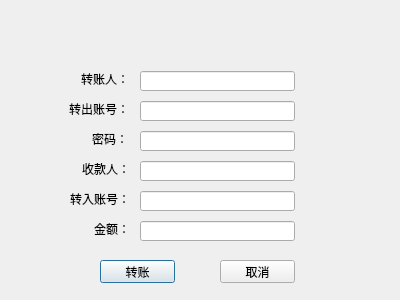
<?xml version="1.0" encoding="UTF-8"?>
<ui version="4.0">
 <class>Transfer</class>
 <widget class="QDialog" name="Transfer">
  <property name="geometry">
   <rect>
    <x>0</x>
    <y>0</y>
    <width>400</width>
    <height>300</height>
   </rect>
  </property>
  <property name="windowTitle">
   <string>Dialog</string>
  </property>
  <widget class="QLabel" name="label">
   <property name="geometry">
    <rect>
     <x>81</x>
     <y>71</y>
     <width>48</width>
     <height>16</height>
    </rect>
   </property>
   <property name="text">
    <string>转账人：</string>
   </property>
  </widget>
  <widget class="QLabel" name="label_2">
   <property name="geometry">
    <rect>
     <x>69</x>
     <y>101</y>
     <width>60</width>
     <height>16</height>
    </rect>
   </property>
   <property name="text">
    <string>转出账号：</string>
   </property>
  </widget>
  <widget class="QLabel" name="label_3">
   <property name="geometry">
    <rect>
     <x>82</x>
     <y>161</y>
     <width>48</width>
     <height>16</height>
    </rect>
   </property>
   <property name="text">
    <string>收款人：</string>
   </property>
  </widget>
  <widget class="QLabel" name="label_4">
   <property name="geometry">
    <rect>
     <x>70</x>
     <y>191</y>
     <width>60</width>
     <height>16</height>
    </rect>
   </property>
   <property name="text">
    <string>转入账号：</string>
   </property>
  </widget>
  <widget class="QLabel" name="label_5">
   <property name="geometry">
    <rect>
     <x>94</x>
     <y>221</y>
     <width>36</width>
     <height>16</height>
    </rect>
   </property>
   <property name="text">
    <string>金额：</string>
   </property>
  </widget>
  <widget class="QLineEdit" name="sname">
   <property name="geometry">
    <rect>
     <x>140</x>
     <y>71</y>
     <width>155</width>
     <height>20</height>
    </rect>
   </property>
  </widget>
  <widget class="QLineEdit" name="sno">
   <property name="geometry">
    <rect>
     <x>140</x>
     <y>101</y>
     <width>155</width>
     <height>20</height>
    </rect>
   </property>
  </widget>
  <widget class="QLineEdit" name="money">
   <property name="geometry">
    <rect>
     <x>140</x>
     <y>221</y>
     <width>155</width>
     <height>20</height>
    </rect>
   </property>
  </widget>
  <widget class="QLineEdit" name="rno">
   <property name="geometry">
    <rect>
     <x>140</x>
     <y>191</y>
     <width>155</width>
     <height>20</height>
    </rect>
   </property>
  </widget>
  <widget class="QLineEdit" name="rname">
   <property name="geometry">
    <rect>
     <x>140</x>
     <y>161</y>
     <width>155</width>
     <height>20</height>
    </rect>
   </property>
  </widget>
  <widget class="QPushButton" name="transfer">
   <property name="geometry">
    <rect>
     <x>100</x>
     <y>260</y>
     <width>75</width>
     <height>23</height>
    </rect>
   </property>
   <property name="text">
    <string>转账</string>
   </property>
  </widget>
  <widget class="QPushButton" name="cancel">
   <property name="geometry">
    <rect>
     <x>220</x>
     <y>260</y>
     <width>75</width>
     <height>23</height>
    </rect>
   </property>
   <property name="text">
    <string>取消</string>
   </property>
  </widget>
  <widget class="QLabel" name="label_6">
   <property name="geometry">
    <rect>
     <x>92</x>
     <y>131</y>
     <width>36</width>
     <height>16</height>
    </rect>
   </property>
   <property name="text">
    <string>密码：</string>
   </property>
  </widget>
  <widget class="QLineEdit" name="spasswd">
   <property name="geometry">
    <rect>
     <x>140</x>
     <y>131</y>
     <width>155</width>
     <height>20</height>
    </rect>
   </property>
  </widget>
 </widget>
 <resources/>
 <connections/>
</ui>
